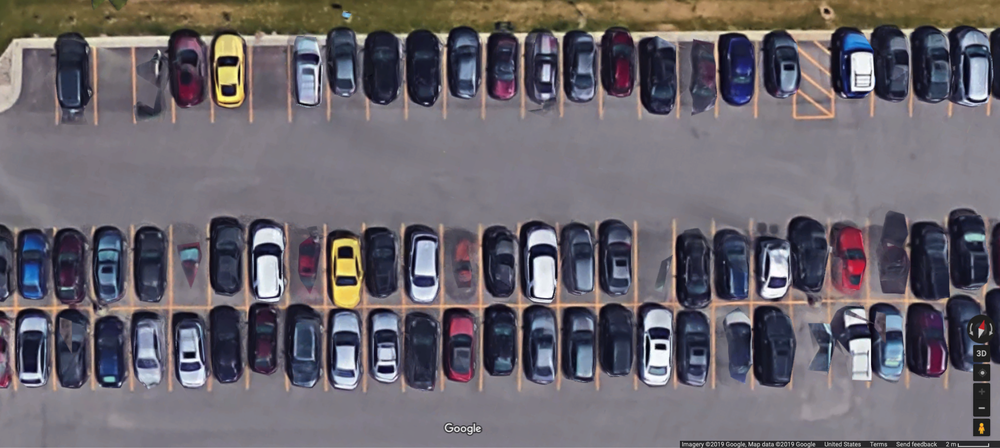
#> input picture ford_parking_lot.png, 1000 x 448 px, shrunk from 1940 x 870 before the run
$ python plot_ford_campus.py 3
#> lines starting #> are read from the running program, lines starting #| are printed output that depends on the picture
### src/util.py
'''Defines state, control classes'''
import math

from .spline_interpolation import *
from .parameters import DIST_TO_GOAL

class vehicle_state:
    '''Represents the state of the vehicle'''
    # [5 lines left out: function __init__, not called in this run]

    def print_state(self):
        print("State: ", self.x, self.y, self.v, self.phi)

class control_input:
    '''Represents the control input'''
    def __init__(self, a, delta):
        self.a = a
        self.delta = delta

def get_test_track(xlist, ylist):
    '''Returns a test track consisting of (x, y, phi, k) for each course tick
        inputs: xlist, ylist are lists of waypoint coordinates
    '''
    ds = 1  # Let ds be the course tick
    sp = Spline2D(xlist, ylist)
    s = list(np.arange(0, sp.s[-1], ds))

    rx, ry, rphi, rk = [], [], [], []
    for index in s:
        ix, iy = sp.calc_position(index)
        rx.append(ix)
        ry.append(iy)
        rphi.append(sp.calc_phi(index))
        rk.append(sp.calc_curvature(index))
    rphi = smooth_yaw(rphi)
    return rx, ry, rphi, rk

# [90 lines left out: functions get_park_test_track, generate_speed_profile, pi2pi, smooth_yaw, not called in this run]

### plot_ford_campus.py
import sys
import matplotlib.pyplot as plt
import numpy as np
import matplotlib.image as mpimg

import src.util as u

#img = mpimg.imread('ford_campus.png')
img = mpimg.imread('ford_parking_lot.png')
#> img is the input picture: shape (448, 1000, 4) float32; mean R, G, B, A 0.417, 0.397, 0.425, 1

def run(n):
    '''Click waypoints and get list of x and y coordinates'''
#> called with n = 3
    def onclick(event):
        global ix, iy
        ix, iy = event.xdata, event.ydata
        print("The current point is: ")
        print(ix, iy)
        coords.append((ix, iy))
        xlist.append(ix)
        ylist.append(iy)
        if event.button==3 or len(coords) == n:
            fig.canvas.mpl_disconnect(cid)
            plt.close()
        return coords
    coords = []
    xlist, ylist = [], []
    fig = plt.figure()
    ax = fig.add_subplot(111)
    ax.imshow(img)
    cid = fig.canvas.mpl_connect('button_press_event', onclick)
    ax.plot(xlist, ylist, 'bo')
    plt.show()
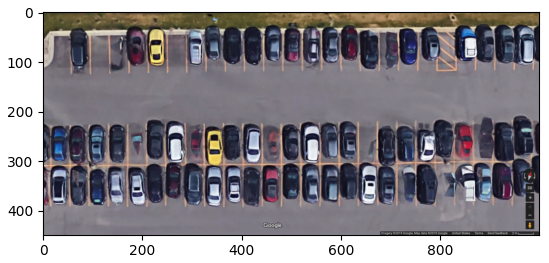
#> figure drawn by matplotlib, 1 panel
    rounded_x_list = [round(_, 2) for _ in xlist]
    rounded_y_list = [round(_, 2) for _ in ylist]
    print(rounded_x_list)
    print(rounded_y_list)

    '''Plot the trajectory on top of image'''
    test_track = u.get_test_track(rounded_x_list, rounded_y_list)
    fig2 = plt.figure(figsize=(13,7))
    plt.imshow(img)
    plt.plot(rounded_x_list, rounded_y_list, 'ro')
    plt.plot(test_track[0], test_track[1], '--b')
    plt.show()

if __name__=='__main__':
    n = int(sys.argv[1])
#> (the run stopped early here; a loop or call above may not have finished)

$ run again, with ford_campus.png copied over ford_parking_lot.png
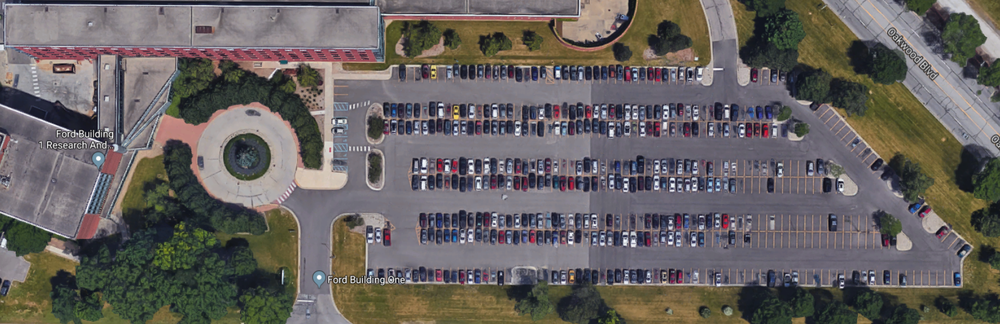
#> input picture ford_campus.png, 1000 x 324 px, shrunk from 1750 x 567 before the run
#> img is the input picture: shape (324, 1000, 4) float32; mean R, G, B, A 0.403, 0.385, 0.377, 1
#> in run, `plt.show()`:
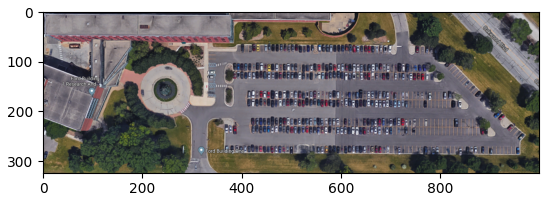
#> figure drawn by matplotlib, 1 panel

$ run again, with ford_campus_s2g.png copied over ford_parking_lot.png
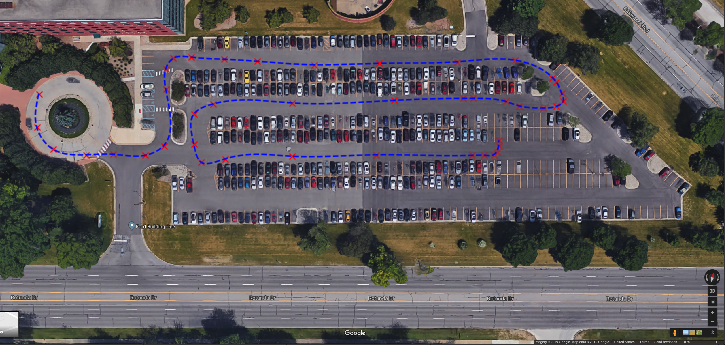
#> input picture ford_campus_s2g.png, 725 x 345 px
#> img is the input picture: shape (345, 725, 4) float32; mean R, G, B, A 0.375, 0.356, 0.359, 1
#> in run, `plt.show()`:
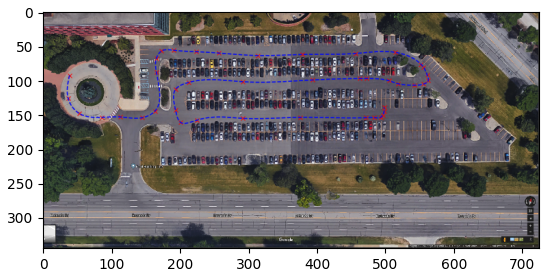
#> figure drawn by matplotlib, 1 panel
